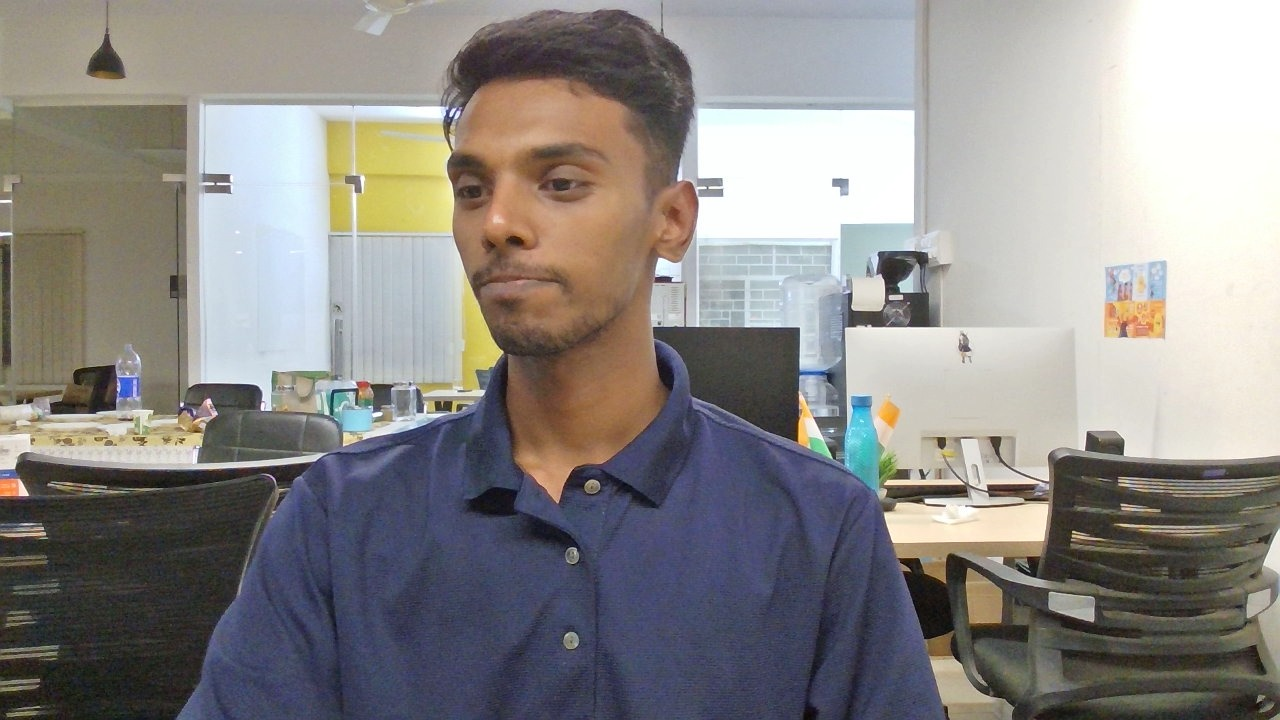
#> input picture python_service/uploads/source_24c05eee-c790-4bd2-bb0b-4c869eaa1eb7.jpg, 1280 x 720 px
$ python -i linkedin_processor.py   (imports and definitions only)
#> lines starting #> are read from the running program, lines starting #| are printed output that depends on the picture
#> further down, picture is the input picture: PIL image 1280x720 RGB; mean R, G, B 140.3, 137.4, 135.3
#!/usr/bin/env python3
"""
LinkedIn Professional Headshot Processor
Provides background removal, face detection, smart cropping, and image enhancements
"""

import cv2
import numpy as np
from PIL import Image, ImageEnhance, ImageFilter, ImageOps
from rembg import remove
import io
import base64
import logging

# Configure logging
# [1 line not run here, left out]
logger = logging.getLogger(__name__)

class LinkedInProcessor:
    def __init__(self):
        # Initialize face detector
        self.face_cascade = cv2.CascadeClassifier(
            cv2.data.haarcascades + 'haarcascade_frontalface_default.xml'
        )

        # LinkedIn recommended dimensions
        self.output_size = (800, 800)  # 1:1 ratio

        # Professional background colors (can be customized)
        self.background_colors = {
            'white': (255, 255, 255),
            'light_gray': (240, 240, 240),
            'linkedin_blue': (10, 102, 194),
            'gradient_gray': None,  # Will create gradient
            'gradient_blue': None,  # Will create gradient
        }

    # [153 lines left out: functions process_image, remove_background, smart_crop_face, center_crop, mild_smooth_skin, not called in this run]

    def subtle_enhance_image(self, image):
        """Apply very subtle image enhancements"""
        # Convert to RGB for processing if needed
        if image.mode == 'RGBA':
            alpha = image.split()[3]
            image = image.convert('RGB')
            has_alpha = True
        else:
            has_alpha = False

        # Very mild auto contrast (increased cutoff for less aggressive adjustment)
        image = ImageOps.autocontrast(image, cutoff=5)
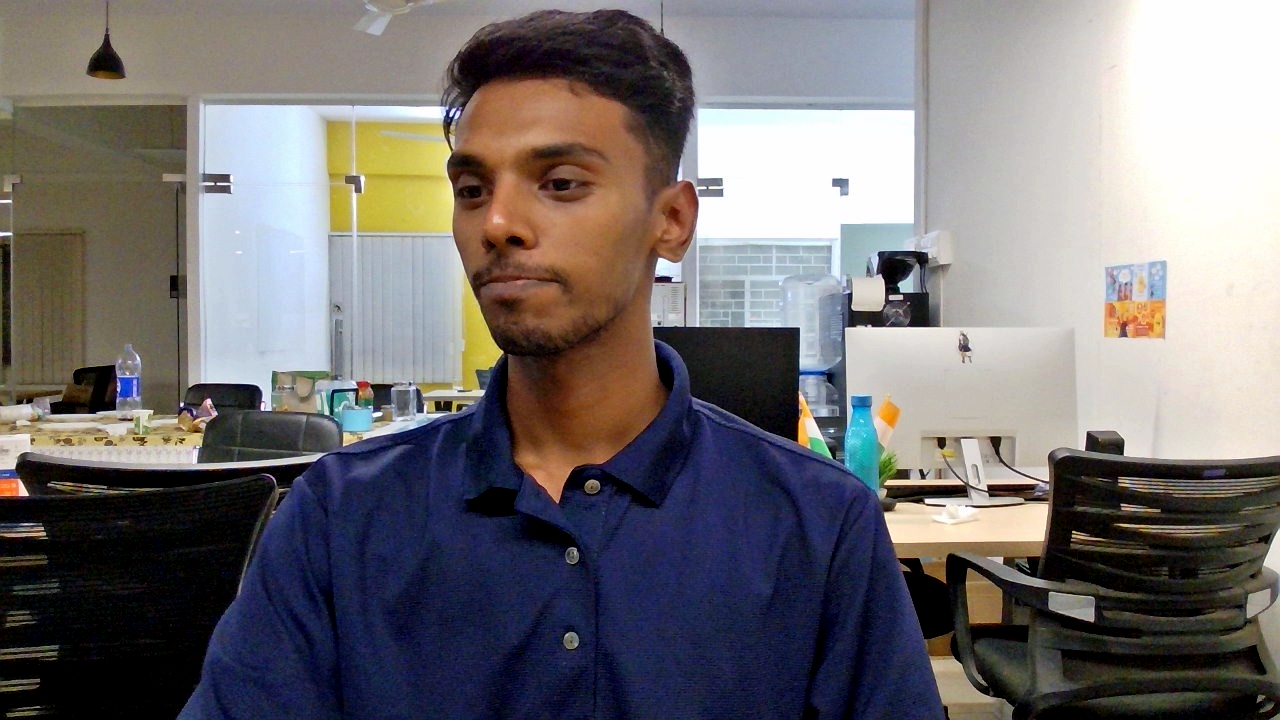
#> image: PIL image 1280x720 RGB; mean R, G, B 116.2, 112.3, 113.5

        # Very slight brightness increase (reduced from 1.1 to 1.03)
        enhancer = ImageEnhance.Brightness(image)
        image = enhancer.enhance(1.03)  # Only 3% brighter

        # Very subtle color enhancement (reduced from 1.05 to 1.02)
        enhancer = ImageEnhance.Color(image)
        image = enhancer.enhance(1.02)  # Only 2% more vibrant

        # Minimal sharpening (reduced from 1.2 to 1.05)
        enhancer = ImageEnhance.Sharpness(image)
        image = enhancer.enhance(1.05)  # Only 5% sharper

        # Restore alpha if needed
        if has_alpha:
            image.putalpha(alpha)

        return image

    # [110 lines left out: functions enhance_image, add_background, create_gradient, process_quick_enhance, not called in this run]

>>> from PIL import Image
>>> picture = Image.open('uploads/source_24c05eee-c790-4bd2-bb0b-4c869eaa1eb7.jpg')
>>> result = LinkedInProcessor().subtle_enhance_image(picture)

$ run again, on python_service/uploads/captured_9722e40d-9687-40db-b677-9531e6e534c2.jpg
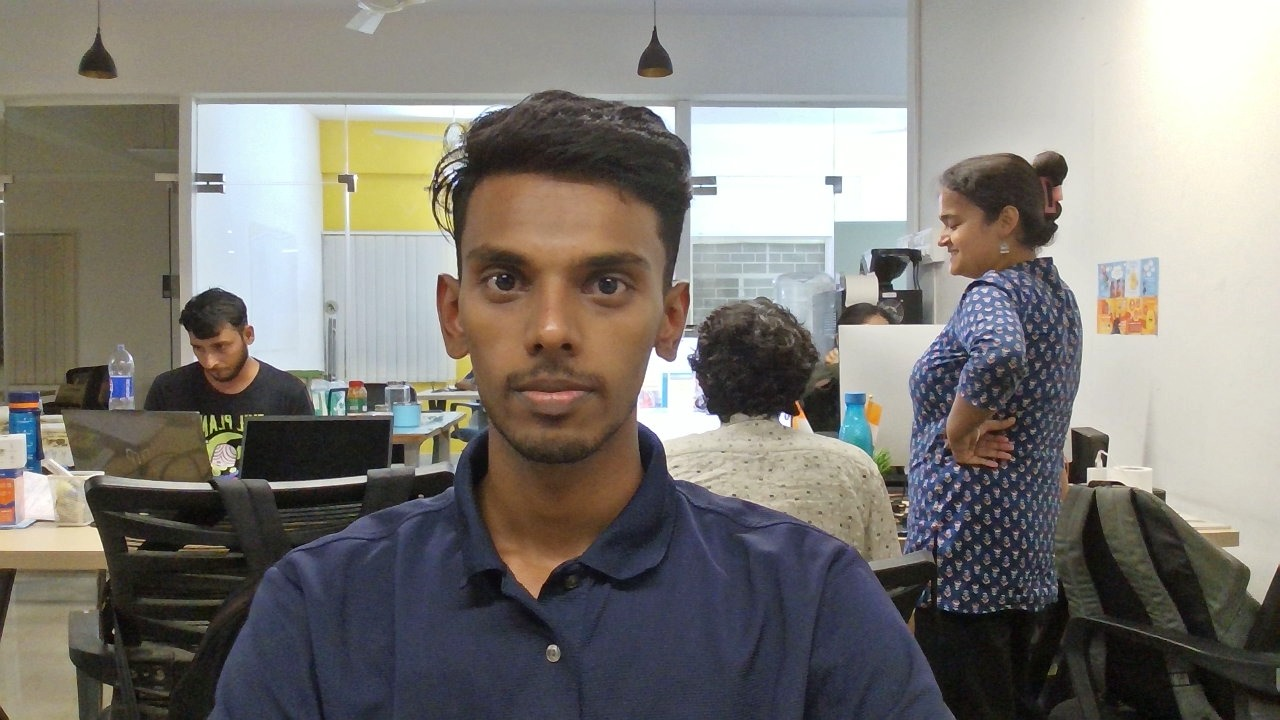
#> input picture python_service/uploads/captured_9722e40d-9687-40db-b677-9531e6e534c2.jpg, 1280 x 720 px
#> picture is the input picture: PIL image 1280x720 RGB; mean R, G, B 127.1, 123.9, 118.6
#> in subtle_enhance_image, `image = ImageOps.autocontrast(image, cutoff=5)`:
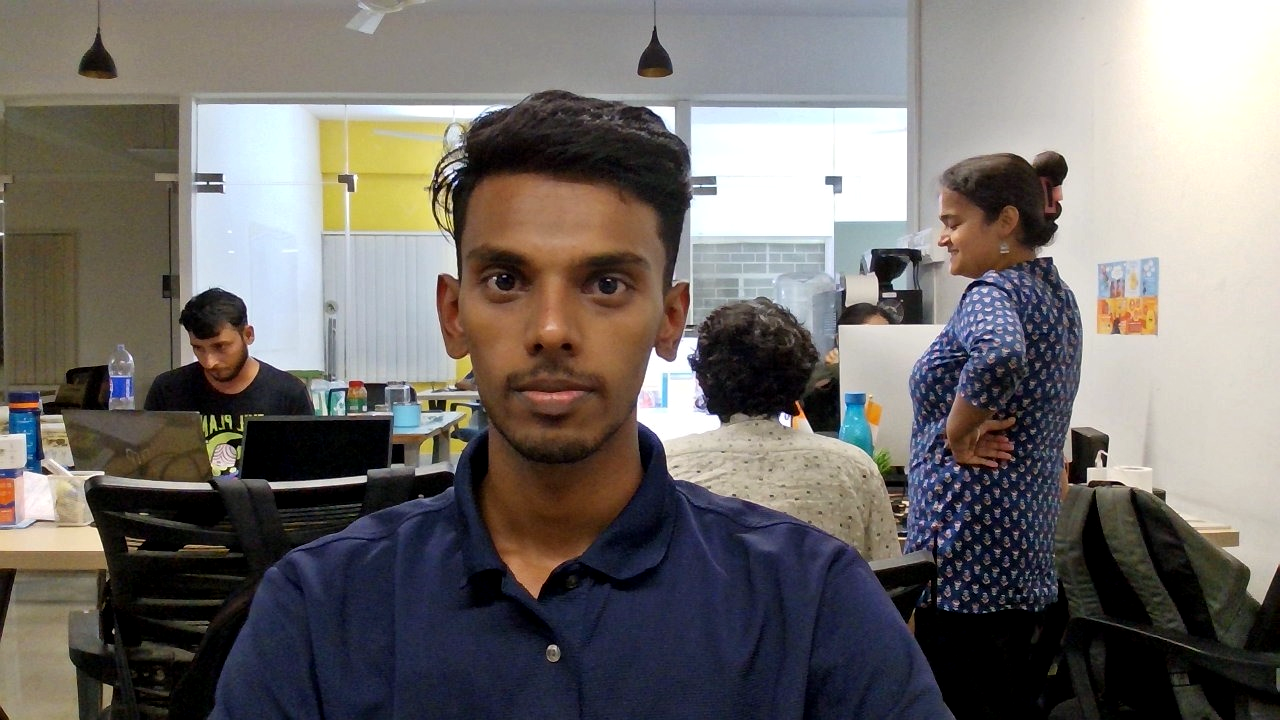
#> image: PIL image 1280x720 RGB; mean R, G, B 114.8, 110.4, 107.4

$ run again, on python_service/uploads/captured_b6f46a71-72af-466e-aa36-5b2bcbfae186.jpg
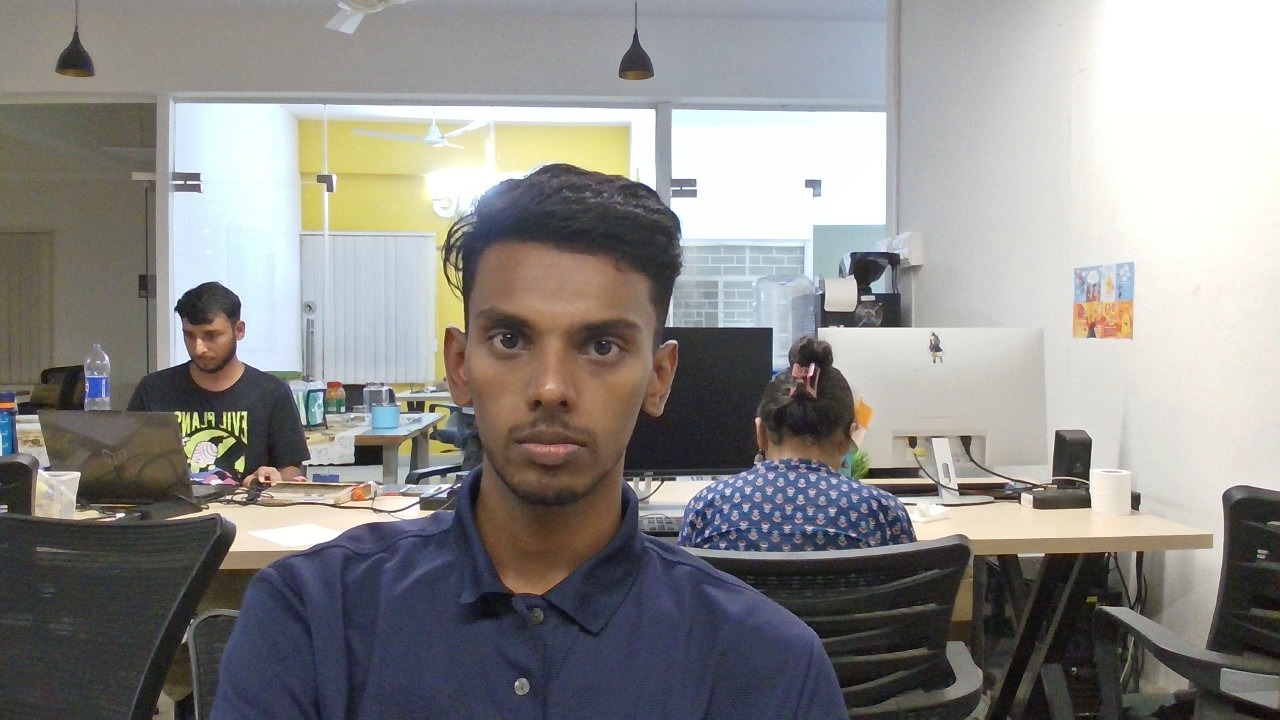
#> input picture python_service/uploads/captured_b6f46a71-72af-466e-aa36-5b2bcbfae186.jpg, 1280 x 720 px
#> picture is the input picture: PIL image 1280x720 RGB; mean R, G, B 140.9, 139.3, 137.1
#> in subtle_enhance_image, `image = ImageOps.autocontrast(image, cutoff=5)`:
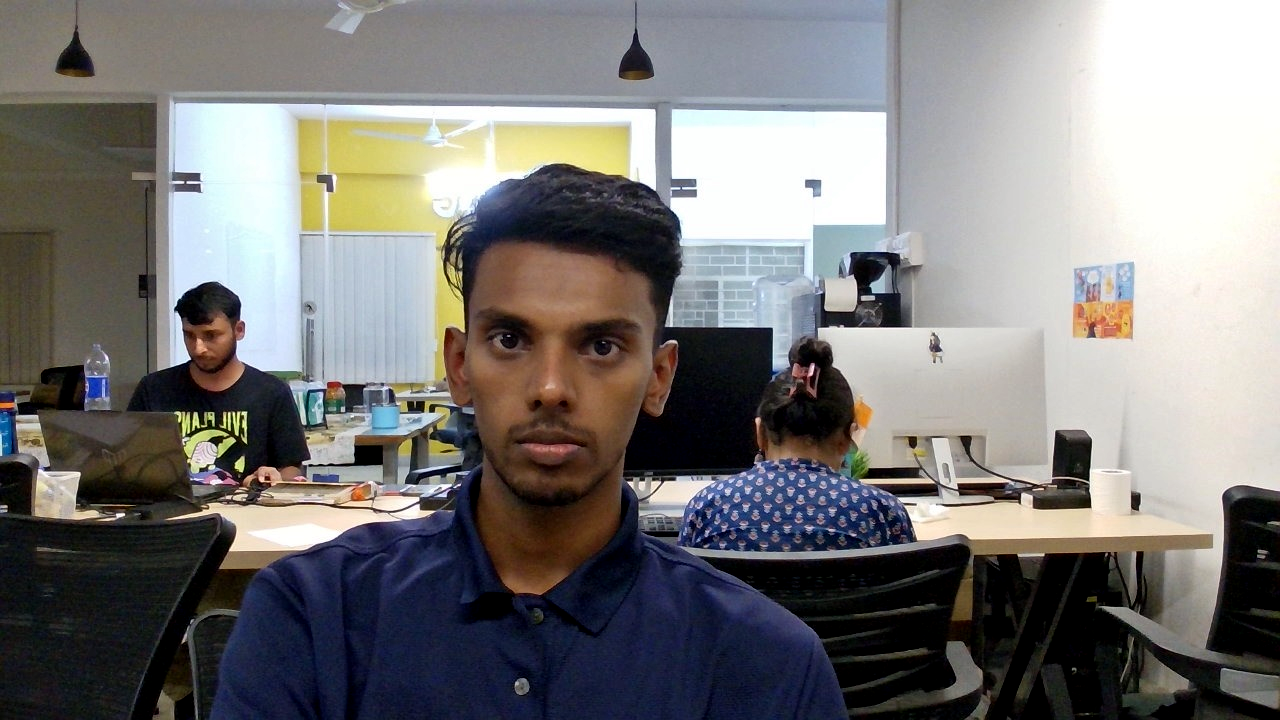
#> image: PIL image 1280x720 RGB; mean R, G, B 122.7, 120.9, 120.1

$ run again, on python_service/uploads/source_5e19a7aa-9bd1-4d5d-bd50-697704dc68b5.jpg
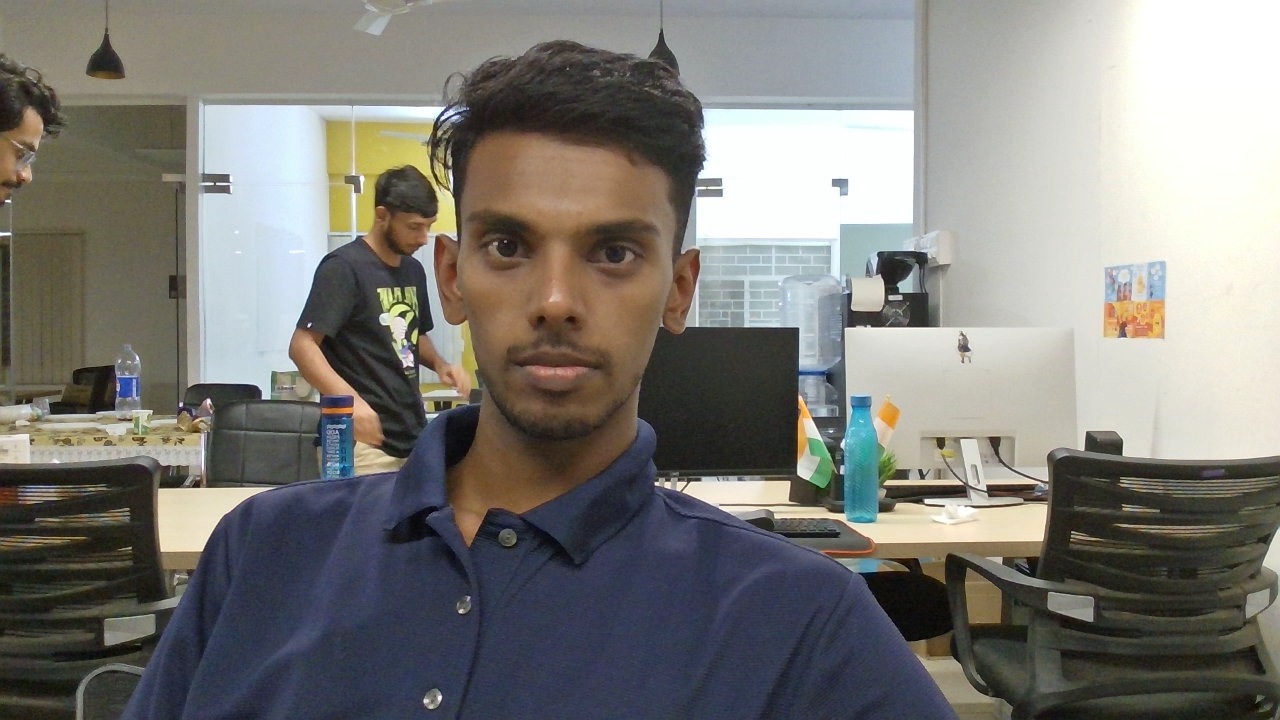
#> input picture python_service/uploads/source_5e19a7aa-9bd1-4d5d-bd50-697704dc68b5.jpg, 1280 x 720 px
#> picture is the input picture: PIL image 1280x720 RGB; mean R, G, B 125.4, 123.8, 119.2
#> in subtle_enhance_image, `image = ImageOps.autocontrast(image, cutoff=5)`:
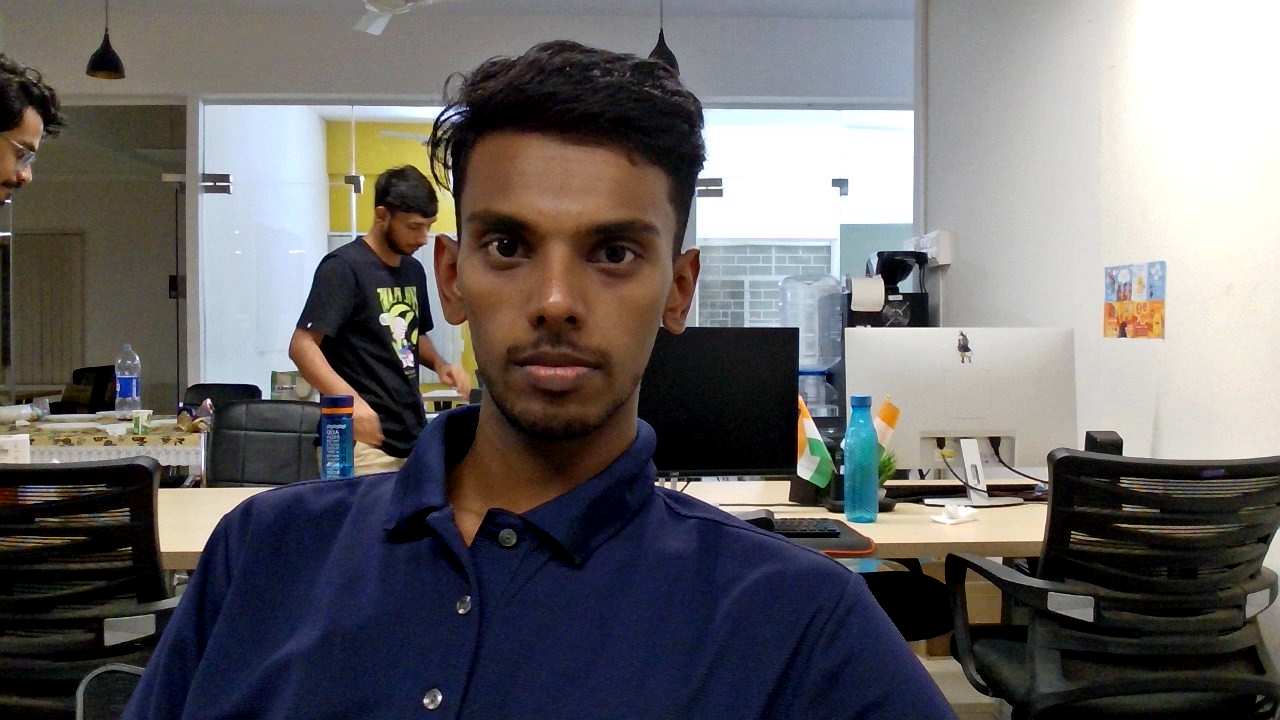
#> image: PIL image 1280x720 RGB; mean R, G, B 105.7, 103, 103.5
